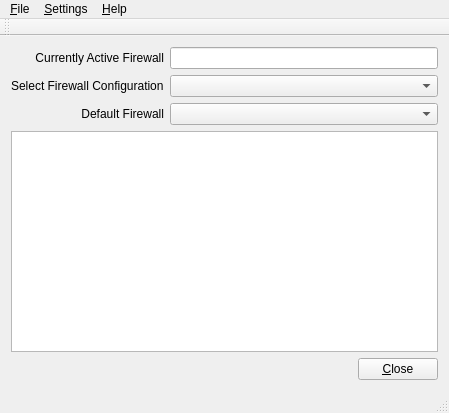
<?xml version="1.0" encoding="UTF-8"?>
<ui version="4.0">
 <class>MainWindow</class>
 <widget class="QMainWindow" name="MainWindow">
  <property name="geometry">
   <rect>
    <x>0</x>
    <y>0</y>
    <width>449</width>
    <height>413</height>
   </rect>
  </property>
  <property name="windowTitle">
   <string>Firewall Selection</string>
  </property>
  <widget class="QWidget" name="centralWidget">
   <layout class="QVBoxLayout" name="verticalLayout">
    <item>
     <layout class="QGridLayout" name="gridLayout">
      <item row="0" column="0">
       <widget class="QLabel" name="label_2">
        <property name="text">
         <string>Currently Active Firewall</string>
        </property>
        <property name="alignment">
         <set>Qt::AlignRight|Qt::AlignTrailing|Qt::AlignVCenter</set>
        </property>
       </widget>
      </item>
      <item row="0" column="1">
       <widget class="QLineEdit" name="edtCurrentFirewall">
        <property name="readOnly">
         <bool>true</bool>
        </property>
       </widget>
      </item>
      <item row="1" column="0">
       <widget class="QLabel" name="lbl1">
        <property name="text">
         <string>Select Firewall Configuration</string>
        </property>
        <property name="buddy">
         <cstring>cbxFirewall</cstring>
        </property>
       </widget>
      </item>
      <item row="1" column="1">
       <widget class="QComboBox" name="cbxFirewall">
        <property name="sizePolicy">
         <sizepolicy hsizetype="Preferred" vsizetype="Fixed">
          <horstretch>200</horstretch>
          <verstretch>0</verstretch>
         </sizepolicy>
        </property>
       </widget>
      </item>
      <item row="2" column="0">
       <widget class="QLabel" name="label">
        <property name="text">
         <string>Default Firewall</string>
        </property>
        <property name="alignment">
         <set>Qt::AlignRight|Qt::AlignTrailing|Qt::AlignVCenter</set>
        </property>
       </widget>
      </item>
      <item row="2" column="1">
       <widget class="QComboBox" name="cbxDefaultFirewall"/>
      </item>
     </layout>
    </item>
    <item>
     <widget class="QTextEdit" name="txtEdit">
      <property name="readOnly">
       <bool>true</bool>
      </property>
     </widget>
    </item>
    <item>
     <layout class="QHBoxLayout" name="horizontalLayout">
      <item>
       <spacer name="horizontalSpacer_2">
        <property name="orientation">
         <enum>Qt::Horizontal</enum>
        </property>
        <property name="sizeHint" stdset="0">
         <size>
          <width>158</width>
          <height>20</height>
         </size>
        </property>
       </spacer>
      </item>
      <item>
       <widget class="QPushButton" name="btnClose">
        <property name="text">
         <string>&amp;Close</string>
        </property>
       </widget>
      </item>
     </layout>
    </item>
   </layout>
  </widget>
  <widget class="QMenuBar" name="menuBar">
   <property name="geometry">
    <rect>
     <x>0</x>
     <y>0</y>
     <width>449</width>
     <height>24</height>
    </rect>
   </property>
   <widget class="QMenu" name="menuFile">
    <property name="title">
     <string>&amp;File</string>
    </property>
    <addaction name="actionQuit"/>
   </widget>
   <widget class="QMenu" name="menuSettings">
    <property name="title">
     <string>&amp;Settings</string>
    </property>
    <addaction name="actionOptions"/>
   </widget>
   <widget class="QMenu" name="menuHelp">
    <property name="title">
     <string>&amp;Help</string>
    </property>
    <addaction name="actionAbout"/>
    <addaction name="actionAbout_QT"/>
   </widget>
   <addaction name="menuFile"/>
   <addaction name="menuSettings"/>
   <addaction name="menuHelp"/>
  </widget>
  <widget class="QToolBar" name="mainToolBar">
   <attribute name="toolBarArea">
    <enum>TopToolBarArea</enum>
   </attribute>
   <attribute name="toolBarBreak">
    <bool>false</bool>
   </attribute>
  </widget>
  <widget class="QStatusBar" name="statusBar"/>
  <action name="actionQuit">
   <property name="text">
    <string>&amp;Quit</string>
   </property>
  </action>
  <action name="actionOptions">
   <property name="text">
    <string>&amp;Options</string>
   </property>
  </action>
  <action name="actionAbout">
   <property name="text">
    <string>&amp;About</string>
   </property>
  </action>
  <action name="actionAbout_QT">
   <property name="text">
    <string>About &amp;QT</string>
   </property>
  </action>
 </widget>
 <layoutdefault spacing="6" margin="11"/>
 <tabstops>
  <tabstop>cbxFirewall</tabstop>
 </tabstops>
 <resources/>
 <connections>
  <connection>
   <sender>btnClose</sender>
   <signal>clicked()</signal>
   <receiver>MainWindow</receiver>
   <slot>close()</slot>
   <hints>
    <hint type="sourcelabel">
     <x>489</x>
     <y>328</y>
    </hint>
    <hint type="destinationlabel">
     <x>277</x>
     <y>151</y>
    </hint>
   </hints>
  </connection>
  <connection>
   <sender>cbxDefaultFirewall</sender>
   <signal>currentIndexChanged(int)</signal>
   <receiver>MainWindow</receiver>
   <slot>changeDefaultFirewall(int)</slot>
   <hints>
    <hint type="sourcelabel">
     <x>360</x>
     <y>85</y>
    </hint>
    <hint type="destinationlabel">
     <x>277</x>
     <y>190</y>
    </hint>
   </hints>
  </connection>
  <connection>
   <sender>actionQuit</sender>
   <signal>triggered()</signal>
   <receiver>MainWindow</receiver>
   <slot>close()</slot>
   <hints>
    <hint type="sourcelabel">
     <x>-1</x>
     <y>-1</y>
    </hint>
    <hint type="destinationlabel">
     <x>277</x>
     <y>190</y>
    </hint>
   </hints>
  </connection>
  <connection>
   <sender>actionOptions</sender>
   <signal>triggered()</signal>
   <receiver>MainWindow</receiver>
   <slot>openFrmConfig()</slot>
   <hints>
    <hint type="sourcelabel">
     <x>-1</x>
     <y>-1</y>
    </hint>
    <hint type="destinationlabel">
     <x>277</x>
     <y>190</y>
    </hint>
   </hints>
  </connection>
  <connection>
   <sender>actionAbout</sender>
   <signal>triggered()</signal>
   <receiver>MainWindow</receiver>
   <slot>openFrmAbout()</slot>
   <hints>
    <hint type="sourcelabel">
     <x>-1</x>
     <y>-1</y>
    </hint>
    <hint type="destinationlabel">
     <x>277</x>
     <y>190</y>
    </hint>
   </hints>
  </connection>
  <connection>
   <sender>cbxFirewall</sender>
   <signal>currentIndexChanged(int)</signal>
   <receiver>MainWindow</receiver>
   <slot>changeFirewall()</slot>
   <hints>
    <hint type="sourcelabel">
     <x>360</x>
     <y>58</y>
    </hint>
    <hint type="destinationlabel">
     <x>277</x>
     <y>190</y>
    </hint>
   </hints>
  </connection>
  <connection>
   <sender>actionAbout_QT</sender>
   <signal>triggered()</signal>
   <receiver>MainWindow</receiver>
   <slot>openFrmAboutQt()</slot>
   <hints>
    <hint type="sourcelabel">
     <x>-1</x>
     <y>-1</y>
    </hint>
    <hint type="destinationlabel">
     <x>224</x>
     <y>206</y>
    </hint>
   </hints>
  </connection>
 </connections>
 <slots>
  <slot>changeFirewall()</slot>
  <slot>changeDefaultFirewall(int)</slot>
  <slot>openFrmConfig()</slot>
  <slot>openFrmAbout()</slot>
  <slot>openFrmAboutQt()</slot>
 </slots>
</ui>
